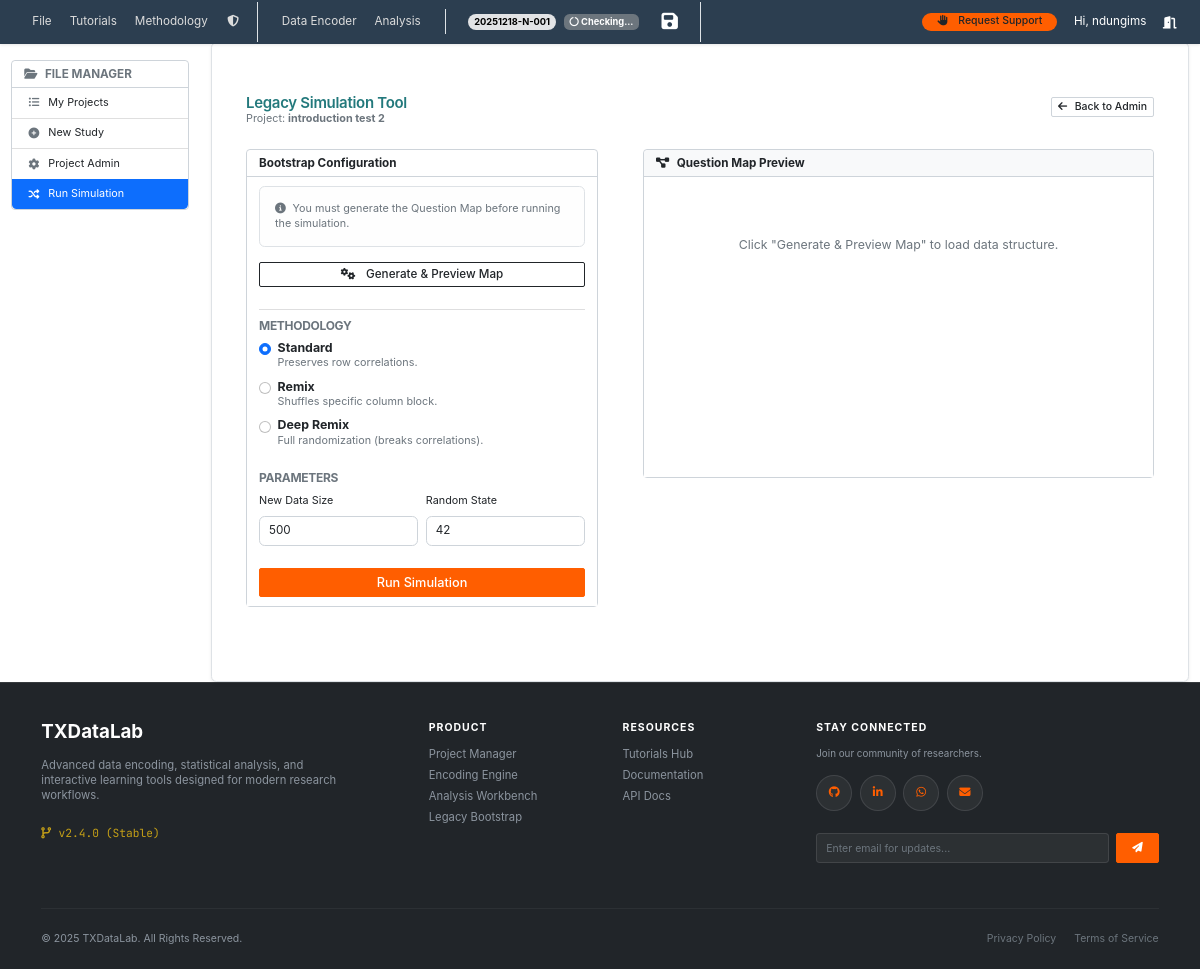
Page /projects/simulation/1 (signed in) on the committed database.
### app/app_database/encoder_models.py (models this page shows, shortened)
class Study(db.Model):
    __tablename__ = 'studies'
    id = db.Column(db.Integer, primary_key=True)
    name = db.Column(db.String(255), unique=True, nullable=False)
    topic = db.Column(db.String(255))
    description = db.Column(db.Text)
    created_at = db.Column(db.DateTime(timezone=True), server_default=func.now())
    map_filename = db.Column(db.String(255), unique=True, nullable=False)
    project_code = db.Column(db.String(50), unique=True, index=True)
    user_id = db.Column(db.Integer, db.ForeignKey('users.id'), nullable=False)
    user = db.relationship('User', back_populates='studies')
    definitions = db.relationship('EncoderDefinition', back_populates='study', cascade='all, delete-orphan')
    column_encodings = db.relationship('ColumnEncoding', back_populates='study', cascade='all, delete-orphan')

class User(UserMixin, db.Model):
    __tablename__ = 'users'
    id = db.Column(db.Integer, primary_key=True)
    username = db.Column(db.String(64), index=True, unique=True, nullable=False)
    email = db.Column(db.String(120), index=True, unique=True, nullable=False)
    password_hash = db.Column(db.String(256))
    user_code = db.Column(db.String(20), unique=True, index=True, nullable=True)
    role_id = db.Column(db.Integer, db.ForeignKey('roles.id'))
    role = db.relationship('Role', back_populates='users')
    studies = db.relationship(
        'Study',
        back_populates='user',
        lazy='dynamic',
        cascade='all, delete-orphan'
    )

### app/app_file_mgt/file_mgt.py (the view)
@file_mgt_bp.route('/simulation/<int:study_id>')
@login_required
def simulation_setup(study_id):
    study = Study.query.get_or_404(study_id)
    base_name = study.map_filename.replace('.json', '')
    simulated_csv = f"simulated_{base_name}.csv"
    session['filenames'] = {
        'study_id': study.id,
        'original': f"{base_name}.csv",
        'map': study.map_filename,
        'output': simulated_csv,
        'graphs': []
    }
    return render_template('simulation_tool.html', study=study, active_page='simulation')

### app/app_file_mgt/templates/file_mgt/simulation_tool.html (shortened to what this page needs)
{% extends "base_file_mgt.html" %}
{% block file_content %}
<div class="container mt-4">
    <div class="row mb-4">
        <div class="col-12 d-flex justify-content-between align-items-center">
            <div>
                <h3 class="mb-0 text-fluid-teal">Legacy Simulation Tool</h3>
                <p class="text-muted small mb-0">Project: <strong>{{ study.name }}</strong></p>
            </div>
            <a href="{{ url_for('file_mgt.project_admin', study_id=study.id) }}" class="btn btn-outline-secondary btn-sm">
                <i class="fas fa-arrow-left me-2"></i>Back to Admin
            </a>
        </div>
    </div>
    <div class="row g-5">
        <div class="col-lg-5">
            <div class="card shadow-sm">
                <div class="card-header bg-white fw-bold">Bootstrap Configuration</div>
                <div class="card-body">
                    <form action="{{ url_for('ops.run_bootstrap') }}" method="post" id="bootstrap-form">
                        <div class="alert alert-light border small text-muted mb-3">
                            <i class="fas fa-info-circle me-1"></i> You must generate the Question Map before running the simulation.
                        </div>
                        <div class="d-grid gap-2 mb-4">
                            <button type="button" class="btn btn-outline-dark" id="generate-map-btn">
                                <i class="fas fa-cogs me-2"></i> Generate & Preview Map
                            </button>
                        </div>
                        <hr>
                        <h6 class="text-fluid-orange">Methodology</h6>
                        <div class="mb-3">
                            <div class="form-check">
                                <input class="form-check-input" type="radio" name="bootstrap_type" id="type_standard" value="standard" checked>
                                <label class="form-check-label" for="type_standard"><strong>Standard</strong> <small class="text-muted d-block">Preserves row correlations.</small></label>
                            </div>
                            <div class="form-check mt-2">
                                <input class="form-check-input" type="radio" name="bootstrap_type" id="type_remix" value="remix">
                                <label class="form-check-label" for="type_remix"><strong>Remix</strong> <small class="text-muted d-block">Shuffles specific column block.</small></label>
                            </div>
                            <div class="form-check mt-2">
                                <input class="form-check-input" type="radio" name="bootstrap_type" id="type_deep_remix" value="deep_remix">
                                <label class="form-check-label" for="type_deep_remix"><strong>Deep Remix</strong> <small class="text-muted d-block">Full randomization (breaks correlations).</small></label>
                            </div>
                        </div>
                        <h6 class="text-fluid-orange mt-4">Parameters</h6>
                        <div class="row g-2">
                            <div class="col-6">
                                <label class="form-label small">New Data Size</label>
                                <input type="number" class="form-control" name="new_size" value="500" required>
                            </div>
                            <div class="col-6">
                                <label class="form-label small">Random State</label>
                                <input type="number" class="form-control" name="random_state" value="42">
                            </div>
                        </div>
                        <div class="d-grid mt-4">
                            <button type="submit" class="btn btn-fluid-orange btn-lg text-white">Run Simulation</button>
                        </div>
                    </form>
                </div>
            </div>
        </div>
        <div class="col-lg-7">
            <div class="card shadow-sm mb-4">
                <div class="card-header bg-light fw-bold">
                    <i class="fas fa-project-diagram me-2"></i>Question Map Preview
                </div>
                <div class="card-body p-0">
                    <div class="preview-container bg-white p-3" id="json-preview-container" style="height: 300px; overflow: auto;">
                        <div class="text-center text-muted mt-5">
                            <p>Click "Generate & Preview Map" to load data structure.</p>
                        </div>
                    </div>
                </div>
            </div>
        </div>
    </div>
</div>
{% endblock %}

### app/templates/layout.html (shortened to what this page needs)
<!doctype html>
<html lang="en">
<head>
    <link rel="stylesheet" href="https://cdnjs.cloudflare.com/ajax/libs/font-awesome/6.5.1/css/all.min.css" />
    <link href="https://cdn.jsdelivr.net/npm/bootstrap-icons@1.11.3/font/bootstrap-icons.css" rel="stylesheet">
    <link href="https://cdn.jsdelivr.net/npm/bootstrap@5.3.2/dist/css/bootstrap.min.css" rel="stylesheet">
    <link rel="stylesheet" href="{{ url_for('static', filename='css/bootstrap.min.css') }}">
    <link rel="stylesheet" href="{{ url_for('static', filename='css/bootstrap-icons.css') }}">
    <link rel="stylesheet" href="{{ url_for('static', filename='css/style.css') }}">
</head>
<body>
    <nav class="navbar navbar-expand-md navbar-dark navbar-custom fixed-top " >
        <div class="container-fluid">
            {% if current_user.is_authenticated %}
                <ul class="navbar-nav mx-auto">
                    <li class="nav-item"><a class="nav-link" href="{{ url_for('file_mgt.list_projects') }}">File</a></li>
                    <li class="nav-item"><a class="nav-link" href="{{ url_for('tutorials.index') }}">Tutorials</a></li>
                    <li class="nav-item"><a class="nav-link" href="{{ url_for('ops.documentation') }}">Methodology</a></li>
                    <li class="nav-item"><a class="nav-link" href="{{ url_for('tuit_setup.index') }}">
                        <i class="fas fa-shield-alt fa-fw me-2"></i>
                    </a>
                    </li>
                </ul>
             {% if study %}
            <div class="d-flex align-items-center border-start border-end  px-3 py-2">
                <ul class="navbar-nav border-end me-4 pe-3">
                <li class="nav-item"><a class="nav-link" href="{{ url_for('encoding.definitions', study_id=study.id) }}">Data Encoder</a></li>
                <li class="nav-item"><a class="nav-link" href="{{ url_for('analysis.dashboard', study_id=study.id) }}">Analysis</a></li>
                </ul>
                <span class="badge rounded-pill bg-secondary-subtle text-black me-2">
                    {{ study.project_code }}
                </span>
                <span id="connectionStatus"
                    class="badge bg-secondary text-white me-3"
                    title="Checking status..."
                    style="cursor: pointer;">
                    <i class="fas fa-circle-notch fa-spin"></i> Checking...
                </span>
                <button onclick="SyncManager.syncProjectState()"
                        class="btn btn-sm"
                        title="Save Project State (CSV, JSON, Results) to Local Disk">
                    <i class="fas fa-save text-white fs-5"></i>
                </button>
            </div>
            {% endif %}
            {% endif %}
            <div class="collapse navbar-collapse" id="navbarNav">
                <ul class="navbar-nav ms-auto">
                    <li class="nav-item me-2">
                        <a class="btn btn-outline-light btn-sm px-3 rounded-5"
                        style="background: var(--fluidcore-orange); border: none; color: var(--fluidcore-white);"
                        href="{{ url_for('ops.support') }}"><i class="fas fa-hand-paper me-2"></i>
                            Request Support
                        </a>
                    </li>
                </ul>
                <ul class="navbar-nav ">
                    {% if current_user.is_authenticated %}
                        <li class="nav-item me-2">
                            <span class="nav-link text-white small">Hi, {{ current_user.username }}</span>
                        </li>
                        <li class="nav-item">
                            <a  href="{{ url_for('auth.logout') }}">
                                <i class="fas fa-door-open text-white pt-2"></i>
                            </a>
                        </li>
                    {% else %}
                        <li class="nav-item">
                            <a class="nav-link" href="{{ url_for('ops.index') }}">
                                <i class="fas fa-home text-white pt-2"></i>
                            </a>
                        </li>
                    {% endif %}
                </ul>
            </div>
        </div>
    </nav>
    <main >
        {% block content %}
        {% endblock %}
    </main>
    <footer class="footer-custom">
        <div class="container">
            <div class="row g-5">
                <div class="col-lg-4 col-md-12">
                    <a href="{{ url_for('file_mgt.list_projects') }}" class="text-white text-decoration-none h5 fw-bold mb-3 d-block">
                        TXDataLab
                    </a>
                    <p class="mb-4" style="max-width: 300px;">
                        Advanced data encoding, statistical analysis, and interactive learning tools designed for modern research workflows.
                    </p>
                    <div class="footer-brand-text">
                        <i class="fas fa-code-branch me-2"></i>v2.4.0 (Stable)
                    </div>
                </div>
                <div class="col-lg-2 col-6">
                    <div class="footer-heading">Product</div>
                    <ul class="footer-links">
                        <li><a href="{{ url_for('file_mgt.list_projects') }}">Project Manager</a></li>
                        {% if study %}
                            <li><a href="{{ url_for('encoding.definitions', study_id=study.id) }}">Encoding Engine</a></li>
                            <li><a href="{{ url_for('analysis.dashboard', study_id=study.id) }}">Analysis Workbench</a></li>
                        {% else %}
                            <li><span class="text-muted" style="cursor: not-allowed">Encoding Engine</span></li>
                            <li><span class="text-muted" style="cursor: not-allowed">Analysis Workbench</span></li>
                        {% endif %}
                        <li><a href="{{ url_for('ops.index') }}">Legacy Bootstrap</a></li>
                    </ul>
                </div>
                <div class="col-lg-2 col-6">
                    <div class="footer-heading">Resources</div>
                    <ul class="footer-links">
                        <li><a href="{{ url_for('tutorials.index') }}">Tutorials Hub</a></li>
                        <li><a href="{{ url_for('ops.documentation') }}">Documentation</a></li>
                        <li><a href="#">API Docs</a></li>
                    </ul>
                </div>
                <div class="col-lg-4 col-md-12">
                    <div class="footer-heading">Stay Connected</div>
                    <p class="small mb-3">Join our community of researchers.</p>
                    <div class="social-icons mb-4">
                        <a href="https://github.com/SNdungi/MBA_data_analysis" target="_blank" class="social-icon-btn" title="GitHub">
                            <i class="fab fa-github"></i>
                        </a>
                        <a href="https://www.linkedin.com/in/stephen-musyoka-3105141b3/" target="_blank" class="social-icon-btn" title="LinkedIn">
                            <i class="fab fa-linkedin-in"></i>
                        </a>
                        <a href="https://wa.me/254102965704" target="_blank" class="social-icon-btn" title="WhatsApp">
                            <i class="fab fa-whatsapp"></i>
                        </a>
                        <a href="#" class="social-icon-btn" title="Email">
                            <i class="fas fa-envelope"></i>
                        </a>
                    </div>
                    <form action="#" onsubmit="event.preventDefault();" class="d-flex gap-2">
                        <input type="email" class="form-control footer-input form-control-sm" placeholder="Enter email for updates...">
                        <button class="btn btn-primary btn-sm px-3" type="button">
                            <i class="fas fa-paper-plane"></i>
                        </button>
                    </form>
                </div>
            </div>
            <div class="footer-bottom">
                <div>
                    &copy; {{ now().year }} TXDataLab. All Rights Reserved.
                </div>
                <div class="d-none d-md-block">
                    <a href="#" class="text-muted text-decoration-none me-3 hover-white">Privacy Policy</a>
                    <a href="#" class="text-muted text-decoration-none hover-white">Terms of Service</a>
                </div>
            </div>
        </div>
    </footer>
</body>
</html>

### rows in the picture
Study: project_code "20251218-N-001", name "introduction test 2"
User: username "ndungims"
